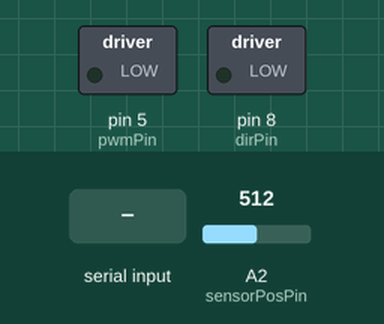
Simulated run of this sketch. Board: Arduino Uno, built with avr-gcc and run on an emulated ATmega328P. Shown: switched loads named in the sketch (green lamp = pin HIGH). The test bench sets the inputs (shaded band); at power-on: A2 (sensorPosPin) = 512. What the sketch prints to the serial monitor is not drawn.

Above: at 1.2 s.
1.3 s: "90,45\n" received over Serial
At 2.0 s:
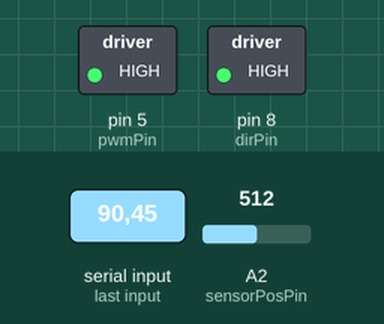
2.8 s: "0\n" received over Serial
At 3.1 s:
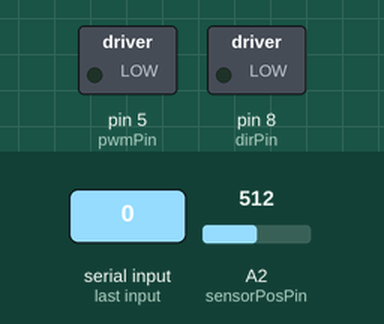
4.3 s: "30,150\n" received over Serial
At 5.5 s:
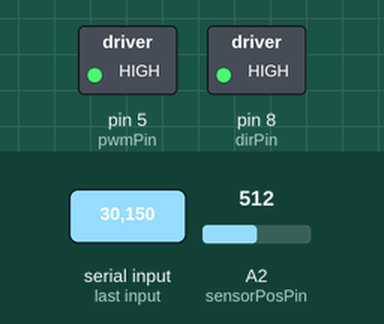
Timing chart, 0 to 7.3 s (numbered marks = the images above; inputs shaded):
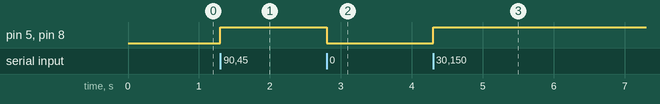

The sketch:

Hapkit.ino
```cpp
//--------------------------------------------------------------------------
// Code to test basic Hapkit functionality (sensing and force output)
// 04.11.14
// Updated by Sam Schorr 10.05.15
//--------------------------------------------------------------------------

// Includes
#include <math.h>

//define calibration constants
const float calib_intercept = 2.8343E-3;
const float calib_slope = 2.0944E-4;
const int MOTOR_DIRECTION = 1;

// Pin declares
const int pwmPin = 5; // PWM output pin for motor 1
const int dirPin = 8; // direction output pin for motor 1
const int sensorPosPin = A2; // input pin for MR sensor
const int fsrPin = A3; // input pin for FSR sensor

const double temp_damping = 4; //temporarily adding damping to the handle motion

// Position tracking variables
int updatedPos = 0;     // keeps track of the latest updated value of the MR sensor reading
int rawPos = 0;         // current raw reading from MR sensor
int lastRawPos = 0;     // last raw reading from MR sensor
int lastLastRawPos = 0; // last last raw reading from MR sensor
int flipNumber = 0;     // keeps track of the number of flips over the 180deg mark
int tempOffset = 0;
int rawDiff = 0;
int lastRawDiff = 0;
int rawOffset = 0;
int lastRawOffset = 0;
const int flipThresh = 700;  // threshold to determine whether or not a flip over the 180 degree mark occurred
boolean flipped = false;
double OFFSET = 980;
double OFFSET_NEG = 15;

// Kinematics variables
double xh = 0;           // position of the handle [m]
double vh = 0;              //velocity of the handle [m/s]
double vh_last = 0;          //velocity of the handle at the last step (for filtering)
double xh_last = 0;          // position of the handle [m], for filtering
const double iir_alpha = 0.005; //iir filter constant for the velocity, alpha in [0,1] larger alpha lets higher frequencies though.

//timestep
//const double timestep = 0.001; //assuming it takes 1 ms to complete the loop
double timestep = 0.001;
int timecount = -1;
unsigned long time = 0;
const int timecount_reset = 1000; //calculate time every 1000 loops
const int timecount_serial= 3; //send serial info every x cycles - one cycle takes about 1ms

// Force output variables
double force = 0;           // force at the handle
double Tp = 0;              // torque of the motor pulley
double duty = 0;            // duty cylce (between 0 and 255)
unsigned int output = 0;    // output command to the motor

// Serial communication buffer
String inString = "";    // string to hold input

// --------------------------------------------------------------
// Setup function -- NO NEED TO EDIT
// --------------------------------------------------------------
void setup()
{
  // Set up serial communication
  Serial.begin(115200);

  // Set PWM frequency
  setPwmFrequency(pwmPin,1);

  // Input pins
  pinMode(sensorPosPin, INPUT); // set MR sensor pin to be an input
  pinMode(fsrPin, INPUT);       // set FSR sensor pin to be an input

  // Output pins
  pinMode(pwmPin, OUTPUT);  // PWM pin for motor A
  pinMode(dirPin, OUTPUT);  // dir pin for motor A

  // Initialize motor
  analogWrite(pwmPin, 0);     // set to not be spinning (0/255)
  digitalWrite(dirPin, LOW);  // set direction

  // Initialize position valiables
  lastLastRawPos = analogRead(sensorPosPin);
  lastRawPos = analogRead(sensorPosPin);
  flipNumber = 0;

  //Serial.println("Starting rendering.");
}


// --------------------------------------------------------------
// Main Loop
// --------------------------------------------------------------
void loop()
{

  /*******  Calculate timestep  ********/
  timecount += 1;
  if(timecount == 0) {
    time = micros()/64; //note:the micros function takes 4 ms
  }
  else if(timecount == timecount_reset) {
    time = micros()/64 - time;
    timestep = ((double)(time)/(timecount_reset))/1E6;
    //Serial.println(timestep*1E6); //time in microsseconds
    timecount = -1;
  }


  //*************************************************************
  //*** Section 1. Compute position in counts (do not change) ***
  //*************************************************************
  // Get voltage output by MR sensor
  rawPos = analogRead(sensorPosPin);  //current raw position from MR sensor
  // Calculate differences between subsequent MR sensor readings
  rawDiff = rawPos - lastRawPos;          //difference btwn current raw position and last raw position
  lastRawDiff = rawPos - lastLastRawPos;  //difference btwn current raw position and last last raw position
  lastRawOffset = abs(lastRawDiff);

  // Update position record-keeping vairables
  lastLastRawPos = lastRawPos;
  lastRawPos = rawPos;

  // Keep track of flips over 180 degrees
  if((lastRawOffset > flipThresh) && (!flipped)) { // enter this anytime the last offset is greater than the flip threshold AND it has not just flipped
    if(lastRawDiff > 0) {        // check to see which direction the drive wheel was turning
      flipNumber--;              // cw rotation
    } else {                     // if(rawDiff < 0)
      flipNumber++;              // ccw rotation
    }
    flipped = true;            // set boolean so that the next time through the loop won't trigger a flip
  } else {                        // anytime no flip has occurred
    flipped = false;
  }
   updatedPos = rawPos + flipNumber*OFFSET; // need to update pos based on what most recent offset is


  //*************************************************************
  //*** Section 2. Compute position in meters *******************
  //*************************************************************

  // ADD YOUR CODE HERE
  // Define kinematic parameters you may need
  const double rh = 0.075;   //[m]
  double ts = calib_intercept + ((double)updatedPos)*calib_slope; // Compute the angle of the sector pulley (ts) in radians based on updatedPos
  double xh = -ts*rh;       // Compute the position of the handle (in meters) based on ts (in radians)


  //low pass filtered handle velocity (Infinite Impulse Response filter)
  vh = (xh - xh_last)/timestep;
  vh = iir_alpha*vh + (1-iir_alpha)*vh_last;
  vh_last = vh;
  xh_last = xh;

  // Define kinematic parameters you may need
  const double rp = 4.725E-3;   //[m] 3/8in
  const double rs = 0.075;   //[m]

  // Step C.2:
  Tp = force*(rh*rp/rs);
  // Compute the require motor pulley torque (Tp) to generate that force


  // Determine correct direction for motor torque
  if(force*MOTOR_DIRECTION > 0) {
    digitalWrite(dirPin, HIGH);
  } else {
    digitalWrite(dirPin, LOW);
  }

  // Compute the duty cycle required to generate Tp (torque at the motor pulley)
  duty = sqrt(abs(Tp)/0.0183);
  //Serial.println(duty);

  // Make sure the duty cycle is between 0 and 100%
  if (duty > 1) {
    duty = 1;
  } else if (duty < 0) {
    duty = 0;
  }
  output = (int)(duty* 255);   // convert duty cycle to output signal
  analogWrite(pwmPin,output);  // output the signal


  /*****  send serial messages at >60Hz (<16ms) ********/
  if((timecount % timecount_serial) == 0) {
   Serial.println(-ts, 3); //send position data - angle in rad, up to 3rd decimal
   //Serial.println(force);
   //Serial.println(vh);
  }
}

void serialEvent() {
  while (Serial.available()) {
    int inChar = Serial.read();

    if (inChar != '\n') {

      // As long as the incoming byte
      // is not a newline,
      // convert the incoming byte to a char
      // and add it to the string
      inString += (char)inChar;
    }
    // if you get a newline, print the string,
    // then the string's value as a float:
    else {
//      Serial.print("Input string: ");
//      Serial.println(inString);
//      Serial.print("\tAfter conversion to float:");
      force = inString.toFloat();
      force = force;// - temp_damping*vh;
      // clear the string for new input:
      inString = "";
    }
    //force = Serial.parseFloat();
  }
}

// --------------------------------------------------------------
// Function to set PWM Freq -- DO NOT EDIT
// --------------------------------------------------------------
void setPwmFrequency(int pin, int divisor) {
  byte mode;
  if(pin == 5 || pin == 6 || pin == 9 || pin == 10) {
    switch(divisor) {
      case 1: mode = 0x01; break;
      case 8: mode = 0x02; break;
      case 64: mode = 0x03; break;
      case 256: mode = 0x04; break;
      case 1024: mode = 0x05; break;
      default: return;
    }
    if(pin == 5 || pin == 6) {
      TCCR0B = TCCR0B & 0b11111000 | mode;
    } else {
      TCCR1B = TCCR1B & 0b11111000 | mode;
    }
  } else if(pin == 3 || pin == 11) {
    switch(divisor) {
      case 1: mode = 0x01; break;
      case 8: mode = 0x02; break;
      case 32: mode = 0x03; break;
      case 64: mode = 0x04; break;
      case 128: mode = 0x05; break;
      case 256: mode = 0x06; break;
      case 1024: mode = 0x7; break;
      default: return;
    }
    TCCR2B = TCCR2B & 0b11111000 | mode;
  }
}
```

Measured:
- after the input at 1.3 s, pin 5 (pwmPin), pin 8 (dirPin): LOW → HIGH at once
- after the input at 2.8 s, pin 5 (pwmPin), pin 8 (dirPin): HIGH → LOW at once
- after the input at 4.3 s, pin 5 (pwmPin), pin 8 (dirPin): LOW → HIGH at once
